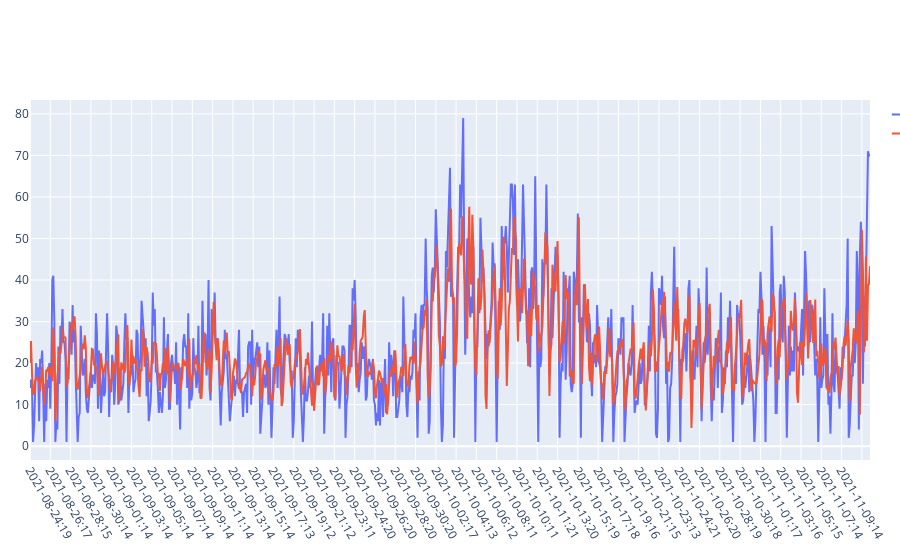

Notebook source saved alongside this figure:
### Code cell
# Single point prediction
predictions = model.predict(X_test)
print(predictions.shape)
print(y_test.shape)
if normalize:
    predictions = predictions[:,0,0]*(sc['max']['No_Clientes'] - sc['min']['No_Clientes']) + sc['min']['No_Clientes']
    label_test = y_test[:,0,0]*(sc['max']['No_Clientes'] - sc['min']['No_Clientes']) + sc['min']['No_Clientes']

xtick_labels = model_df.index.tolist()[int(n*(1-test_size))+window_len+pred_points:]
plot_results(predictions[:],label_test[:], xtick_labels, 20)
from sklearn.metrics import mean_absolute_error, mean_squared_error, mean_absolute_percentage_error
print(mean_squared_error(predictions,label_test))
print(mean_absolute_error(predictions,label_test))
print(mean_absolute_percentage_error(predictions,label_test))

### Figure 1 — Plotly figure (JSON) as saved in the notebook; plotly's stock layout.template omitted (floating-point values rounded to 4 significant figures; data arrays with more than 128 entries replaced by an {"elided": "..."} marker saying what was removed)
{"data": [{"mode": "lines", "name": "True Data", "type": "scatter", "y": {"elided": "829 float values"}}, {"mode": "lines", "name": "Prediction", "type": "scatter", "y": {"elided": "829 float values"}}], "layout": {"margin": {"autoexpand": false, "b": 100, "l": 30, "r": 30}, "xaxis": {"tickangle": 60, "tickmode": "array", "ticktext": ["2021-08-24:19", "2021-08-26:17", "2021-08-28:15", "2021-08-30:14", "2021-09-01:14", "2021-09-03:14", "2021-09-05:14", "2021-09-07:14", "2021-09-09:14", "2021-09-11:14", "2021-09-13:14", "2021-09-15:14", "2021-09-17:13", "2021-09-19:12", "2021-09-21:12", "2021-09-23:11", "2021-09-24:20", "2021-09-26:20", "2021-09-28:20", "2021-09-30:20", "2021-10-02:17", "2021-10-04:13", "2021-10-06:12", "2021-10-08:11", "2021-10-10:11", "2021-10-11:21", "2021-10-13:20", "2021-10-15:19", "2021-10-17:18", "2021-10-19:16", "2021-10-21:15", "2021-10-23:13", "2021-10-24:21", "2021-10-26:20", "2021-10-28:19", "2021-10-30:18", "2021-11-01:17", "2021-11-03:16", "2021-11-05:15", "2021-11-07:14", "2021-11-09:14", "2021-11-11:10"], "tickvals": [0, 20, 40, 60, 80, 100, 120, 140, 160, 180, 200, 220, 240, 260, 280, 300, 320, 340, 360, 380, 400, 420, 440, 460, 480, 500, 520, 540, 560, 580, 600, 620, 640, 660, 680, 700, 720, 740, 760, 780, 800, 820]}}}
